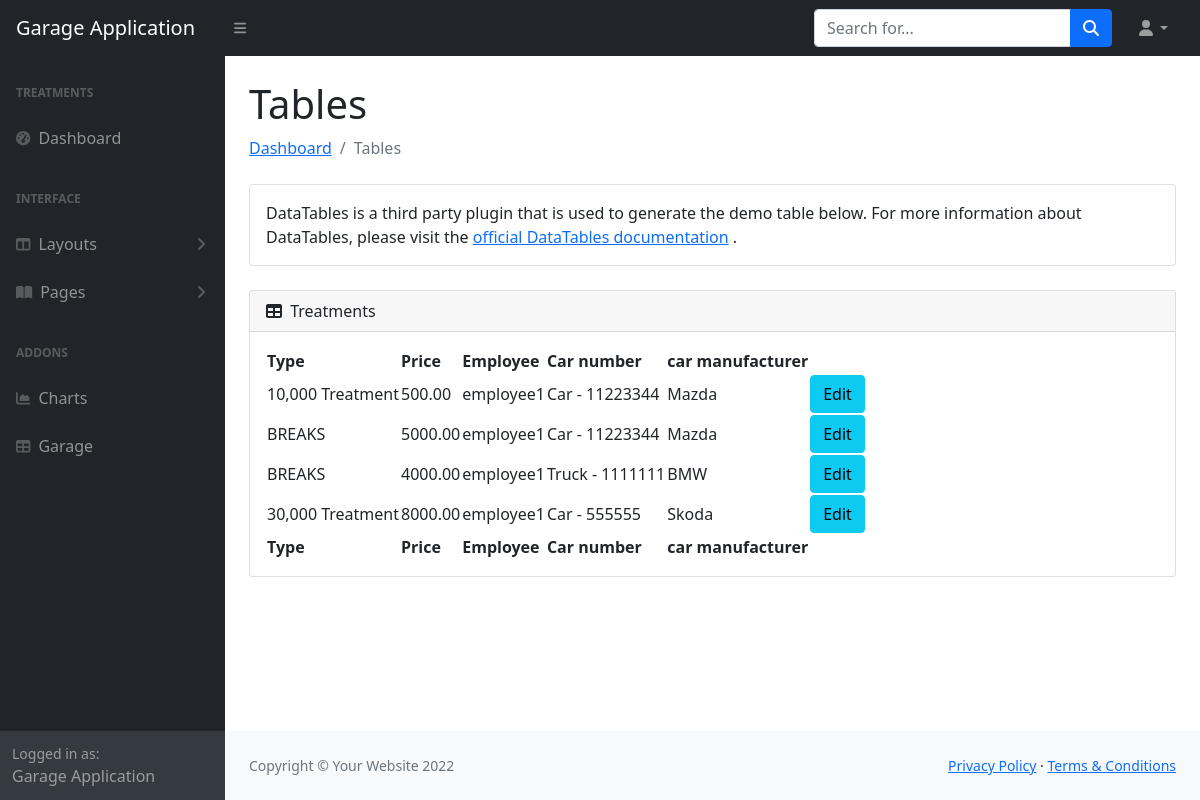
Page /car/list on the committed database.
### car/models.py (models this page shows)
class Treatment(models.Model):
    class TreatmentType(models.IntegerChoices):
        TEN_TOUSAND = 1, '10,000 Treatment'
        BREAKS = 2, 'BREAKS'
        THIRTY_THOUSAND = 3, '30,000 Treatment'
    type = models.IntegerField(choices=TreatmentType.choices, null=False)
    price = models.DecimalField(decimal_places=2, max_digits=10 ,null=False)
    employee = models.ForeignKey(Employee, on_delete=models.CASCADE)
    car = models.ForeignKey(Car, on_delete=models.CASCADE)

class Car(models.Model):
    class CarType(models.TextChoices):
        CAR = 'C', 'Car'
        TRUCK = 'T', 'Truck'
        MOTORCYCLE = 'M', 'Motorcycle'
    cartype = models.CharField(max_length=3, choices=CarType.choices, default=CarType.CAR)
    number = models.CharField(max_length=20, null=False)
    manufacturer = models.CharField(max_length=20)
    image = models.ImageField(null=True, blank=True,
                              default='car.png')
    def __str__(self):
        typed = self.get_cartype_display()
        return f'{typed} - {self.number}'

### car/views.py (the view)
# urls.py: path('list', views.treatments, name="tlist"),
def treatments(request):
    treatments = Treatment.objects.all()
    return render(request, 'treatments.html', {'treatments':treatments})

### car/templates/treatments.html
{% extends 'base.html' %}
{% load static %}
                {% block main %}
                <main>
                    <div class="container-fluid px-4">
                        <h1 class="mt-4">Tables</h1>
                        <ol class="breadcrumb mb-4">
                            <li class="breadcrumb-item"><a href="index.html">Dashboard</a></li>
                            <li class="breadcrumb-item active">Tables</li>
                        </ol>
                        <div class="card mb-4">
                            <div class="card-body">
                                DataTables is a third party plugin that is used to generate the demo table below. For more information about DataTables, please visit the
                                <a target="_blank" href="https://datatables.net/">official DataTables documentation</a>
                                .
                            </div>
                        </div>
                        <div class="card mb-4">
                            <div class="card-header">
                                <i class="fas fa-table me-1"></i>
                                Treatments
                            </div>
                            <div class="card-body">
                                <table id="datatablesSimple">
                                    <thead>
                                        <tr>
                                            <th>Type</th>
                                            <th>Price</th>
                                            <th>Employee</th>
                                            <th>Car number</th>
                                            <th>car manufacturer</th>
                                            <th></th>
                                        </tr>
                                    </thead>
                                    <tfoot>
                                        <tr>
                                            <th>Type</th>
                                            <th>Price</th>
                                            <th>Employee</th>
                                            <th>Car number</th>
                                            <th>car manufacturer</th>
                                            <th></th>
                                        </tr>
                                    </tfoot>
                                    <tbody>
                                        {% for t in treatments %}
                                        <tr>
                                            <td>{{t.get_type_display}}</td>
                                            <td>{{t.price}}</td>
                                            <td>{{ t.employee }}</td>
                                            <td>{{t.car }}</td>
                                            <td>{{t.car.manufacturer}}</td>
                                            <td><a href="{% url 'car:edit_treatment' %}" class="btn btn-info">Edit</a></td>
                                        </tr>
                                        {% endfor %}
                                    </tbody>
                                </table>
                            </div>
                        </div>
                    </div>
                </main>
                {% endblock %}

### templates/base.html (shortened to what this page needs)
{% load static %}
<!DOCTYPE html>
<html lang="en">
    <head>
        <link href="https://cdn.jsdelivr.net/npm/simple-datatables@latest/dist/style.css" rel="stylesheet" />
        <link href="{% static 'css/styles.css' %}" rel="stylesheet" />
    </head>
    <body class="sb-nav-fixed">
        <nav class="sb-topnav navbar navbar-expand navbar-dark bg-dark">
            <a class="navbar-brand ps-3" href="index.html">Garage Application</a>
            <button class="btn btn-link btn-sm order-1 order-lg-0 me-4 me-lg-0" id="sidebarToggle" href="#!"><i class="fas fa-bars"></i></button>
            <form class="d-none d-md-inline-block form-inline ms-auto me-0 me-md-3 my-2 my-md-0">
                <div class="input-group">
                    <input class="form-control" type="text" placeholder="Search for..." aria-label="Search for..." aria-describedby="btnNavbarSearch" />
                    <button class="btn btn-primary" id="btnNavbarSearch" type="button"><i class="fas fa-search"></i></button>
                </div>
            </form>
            <ul class="navbar-nav ms-auto ms-md-0 me-3 me-lg-4">
                <li class="nav-item dropdown">
                    <a class="nav-link dropdown-toggle" id="navbarDropdown" href="#" role="button" data-bs-toggle="dropdown" aria-expanded="false"><i class="fas fa-user fa-fw"></i></a>
                </li>
            </ul>
        </nav>
        <div id="layoutSidenav">
            <div id="layoutSidenav_nav">
                <nav class="sb-sidenav accordion sb-sidenav-dark" id="sidenavAccordion">
                    <div class="sb-sidenav-menu">
                        <div class="nav">
                            <div class="sb-sidenav-menu-heading">Treatments</div>
                            <a class="nav-link" href="{% url 'car:tlist' %}">
                                <div class="sb-nav-link-icon"><i class="fas fa-tachometer-alt"></i></div>
                                Dashboard
                            </a>
                            <div class="sb-sidenav-menu-heading">Interface</div>
                            <a class="nav-link collapsed" href="#" data-bs-toggle="collapse" data-bs-target="#collapseLayouts" aria-expanded="false" aria-controls="collapseLayouts">
                                <div class="sb-nav-link-icon"><i class="fas fa-columns"></i></div>
                                Layouts
                                <div class="sb-sidenav-collapse-arrow"><i class="fas fa-angle-down"></i></div>
                            </a>
                            <a class="nav-link collapsed" href="#" data-bs-toggle="collapse" data-bs-target="#collapsePages" aria-expanded="false" aria-controls="collapsePages">
                                <div class="sb-nav-link-icon"><i class="fas fa-book-open"></i></div>
                                Pages
                                <div class="sb-sidenav-collapse-arrow"><i class="fas fa-angle-down"></i></div>
                            </a>
                            <div class="sb-sidenav-menu-heading">Addons</div>
                            <a class="nav-link" href="charts.html">
                                <div class="sb-nav-link-icon"><i class="fas fa-chart-area"></i></div>
                                Charts
                            </a>
                            <a class="nav-link" href="tables.html">
                                <div class="sb-nav-link-icon"><i class="fas fa-table"></i></div>
                                Garage
                            </a>
                        </div>
                    </div>
                    <div class="sb-sidenav-footer">
                        <div class="small">Logged in as:</div>
                        Garage Application
                    </div>
                </nav>
            </div>
            <div id="layoutSidenav_content">
                {% block main %}
                {% endblock %}
                <footer class="py-4 bg-light mt-auto">
                    <div class="container-fluid px-4">
                        <div class="d-flex align-items-center justify-content-between small">
                            <div class="text-muted">Copyright &copy; Your Website 2022</div>
                            <div>
                                <a href="#">Privacy Policy</a>
                                &middot;
                                <a href="#">Terms &amp; Conditions</a>
                            </div>
                        </div>
                    </div>
                </footer>
            </div>
        </div>
    </body>
</html>

### rows in the picture
Treatment: type "10,000 Treatment", price "500.00", employee "employee1", car "Car - 11223344", car.manufacturer "Mazda"
Treatment: type "BREAKS", price "5000.00", employee "employee1", car "Car - 11223344", car.manufacturer "Mazda"
Treatment: type "BREAKS", price "4000.00", employee "employee1", car "Truck - 1111111", car.manufacturer "BMW"
Treatment: type "30,000 Treatment", price "8000.00", employee "employee1", car "Car - 555555", car.manufacturer "Skoda"
